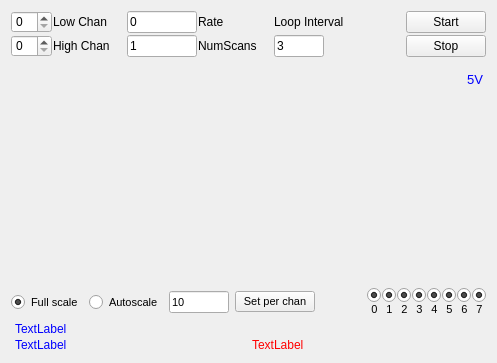
<?xml version="1.0" encoding="UTF-8"?>
<ui version="4.0">
 <class>FormAnalogIn</class>
 <widget class="FormMvDevice" name="FormAnalogIn">
  <property name="geometry">
   <rect>
    <x>0</x>
    <y>0</y>
    <width>497</width>
    <height>363</height>
   </rect>
  </property>
  <property name="font">
   <font>
    <pointsize>10</pointsize>
   </font>
  </property>
  <property name="windowTitle">
   <string>Form</string>
  </property>
  <layout class="QVBoxLayout" name="verticalLayout_11">
   <item>
    <widget class="QFrame" name="fraControl">
     <property name="maximumSize">
      <size>
       <width>16777215</width>
       <height>46</height>
      </size>
     </property>
     <property name="font">
      <font>
       <pointsize>9</pointsize>
      </font>
     </property>
     <property name="frameShape">
      <enum>QFrame::NoFrame</enum>
     </property>
     <property name="frameShadow">
      <enum>QFrame::Raised</enum>
     </property>
     <layout class="QHBoxLayout" name="horizontalLayout_3">
      <property name="spacing">
       <number>1</number>
      </property>
      <property name="leftMargin">
       <number>0</number>
      </property>
      <property name="topMargin">
       <number>0</number>
      </property>
      <property name="rightMargin">
       <number>0</number>
      </property>
      <property name="bottomMargin">
       <number>0</number>
      </property>
      <item>
       <widget class="QFrame" name="fraChanSelect">
        <property name="frameShape">
         <enum>QFrame::NoFrame</enum>
        </property>
        <property name="frameShadow">
         <enum>QFrame::Raised</enum>
        </property>
        <layout class="QVBoxLayout" name="verticalLayout_3">
         <property name="spacing">
          <number>2</number>
         </property>
         <property name="leftMargin">
          <number>0</number>
         </property>
         <property name="topMargin">
          <number>0</number>
         </property>
         <property name="rightMargin">
          <number>0</number>
         </property>
         <property name="bottomMargin">
          <number>0</number>
         </property>
         <item>
          <widget class="QSpinBox" name="spnLowChan"/>
         </item>
         <item>
          <widget class="QSpinBox" name="spnHighChan"/>
         </item>
        </layout>
       </widget>
      </item>
      <item>
       <widget class="QFrame" name="fraChanLabels">
        <property name="frameShape">
         <enum>QFrame::NoFrame</enum>
        </property>
        <property name="frameShadow">
         <enum>QFrame::Raised</enum>
        </property>
        <layout class="QVBoxLayout" name="verticalLayout_2">
         <property name="spacing">
          <number>2</number>
         </property>
         <property name="leftMargin">
          <number>0</number>
         </property>
         <property name="topMargin">
          <number>0</number>
         </property>
         <property name="rightMargin">
          <number>0</number>
         </property>
         <property name="bottomMargin">
          <number>0</number>
         </property>
         <item>
          <widget class="QLabel" name="lblLowChan">
           <property name="text">
            <string>Low Chan</string>
           </property>
          </widget>
         </item>
         <item>
          <widget class="QLabel" name="lblHighChan">
           <property name="frameShape">
            <enum>QFrame::NoFrame</enum>
           </property>
           <property name="text">
            <string>High Chan</string>
           </property>
          </widget>
         </item>
        </layout>
       </widget>
      </item>
      <item>
       <widget class="QFrame" name="fraParams">
        <property name="minimumSize">
         <size>
          <width>86</width>
          <height>0</height>
         </size>
        </property>
        <property name="maximumSize">
         <size>
          <width>86</width>
          <height>16777215</height>
         </size>
        </property>
        <property name="frameShape">
         <enum>QFrame::NoFrame</enum>
        </property>
        <property name="frameShadow">
         <enum>QFrame::Raised</enum>
        </property>
        <layout class="QVBoxLayout" name="verticalLayout_4">
         <property name="spacing">
          <number>2</number>
         </property>
         <property name="leftMargin">
          <number>16</number>
         </property>
         <property name="topMargin">
          <number>0</number>
         </property>
         <property name="rightMargin">
          <number>0</number>
         </property>
         <property name="bottomMargin">
          <number>0</number>
         </property>
         <item>
          <widget class="QLineEdit" name="leRate">
           <property name="sizePolicy">
            <sizepolicy hsizetype="MinimumExpanding" vsizetype="Fixed">
             <horstretch>0</horstretch>
             <verstretch>0</verstretch>
            </sizepolicy>
           </property>
           <property name="minimumSize">
            <size>
             <width>20</width>
             <height>0</height>
            </size>
           </property>
           <property name="text">
            <string>0</string>
           </property>
          </widget>
         </item>
         <item>
          <widget class="QLineEdit" name="leSampsPerChan">
           <property name="sizePolicy">
            <sizepolicy hsizetype="MinimumExpanding" vsizetype="Fixed">
             <horstretch>0</horstretch>
             <verstretch>0</verstretch>
            </sizepolicy>
           </property>
           <property name="minimumSize">
            <size>
             <width>22</width>
             <height>0</height>
            </size>
           </property>
           <property name="text">
            <string>1</string>
           </property>
          </widget>
         </item>
        </layout>
       </widget>
      </item>
      <item>
       <widget class="QFrame" name="fraRateCntLabel">
        <property name="frameShape">
         <enum>QFrame::NoFrame</enum>
        </property>
        <property name="frameShadow">
         <enum>QFrame::Raised</enum>
        </property>
        <layout class="QVBoxLayout" name="verticalLayout_7">
         <property name="spacing">
          <number>2</number>
         </property>
         <property name="leftMargin">
          <number>0</number>
         </property>
         <property name="topMargin">
          <number>0</number>
         </property>
         <property name="rightMargin">
          <number>0</number>
         </property>
         <property name="bottomMargin">
          <number>0</number>
         </property>
         <item>
          <widget class="QLabel" name="lblRate">
           <property name="text">
            <string>Rate</string>
           </property>
          </widget>
         </item>
         <item>
          <widget class="QLabel" name="lblCount">
           <property name="text">
            <string>NumScans</string>
           </property>
          </widget>
         </item>
        </layout>
       </widget>
      </item>
      <item>
       <widget class="QFrame" name="fraLoopInterval">
        <property name="frameShape">
         <enum>QFrame::NoFrame</enum>
        </property>
        <property name="frameShadow">
         <enum>QFrame::Raised</enum>
        </property>
        <layout class="QVBoxLayout" name="verticalLayout_10">
         <property name="spacing">
          <number>2</number>
         </property>
         <property name="leftMargin">
          <number>16</number>
         </property>
         <property name="topMargin">
          <number>0</number>
         </property>
         <property name="rightMargin">
          <number>0</number>
         </property>
         <property name="bottomMargin">
          <number>0</number>
         </property>
         <item>
          <widget class="QLabel" name="lblLoopInterval">
           <property name="text">
            <string>Loop Interval</string>
           </property>
          </widget>
         </item>
         <item>
          <widget class="QLineEdit" name="leLoopInterval">
           <property name="maximumSize">
            <size>
             <width>50</width>
             <height>16777215</height>
            </size>
           </property>
           <property name="text">
            <string>3</string>
           </property>
          </widget>
         </item>
        </layout>
       </widget>
      </item>
      <item>
       <spacer name="horizontalSpacer">
        <property name="orientation">
         <enum>Qt::Horizontal</enum>
        </property>
        <property name="sizeHint" stdset="0">
         <size>
          <width>147</width>
          <height>20</height>
         </size>
        </property>
       </spacer>
      </item>
      <item>
       <widget class="QFrame" name="fraStart">
        <property name="frameShape">
         <enum>QFrame::NoFrame</enum>
        </property>
        <property name="frameShadow">
         <enum>QFrame::Raised</enum>
        </property>
        <layout class="QVBoxLayout" name="verticalLayout_5">
         <property name="spacing">
          <number>2</number>
         </property>
         <property name="leftMargin">
          <number>0</number>
         </property>
         <property name="topMargin">
          <number>0</number>
         </property>
         <property name="rightMargin">
          <number>0</number>
         </property>
         <property name="bottomMargin">
          <number>0</number>
         </property>
         <item>
          <widget class="QPushButton" name="cmdStart">
           <property name="text">
            <string>Start</string>
           </property>
          </widget>
         </item>
         <item>
          <widget class="QPushButton" name="cmdStop">
           <property name="text">
            <string>Stop</string>
           </property>
          </widget>
         </item>
        </layout>
       </widget>
      </item>
     </layout>
    </widget>
   </item>
   <item>
    <widget class="QFrame" name="fraOutput">
     <property name="frameShape">
      <enum>QFrame::NoFrame</enum>
     </property>
     <property name="frameShadow">
      <enum>QFrame::Raised</enum>
     </property>
     <layout class="QHBoxLayout" name="horizontalLayout_7">
      <property name="spacing">
       <number>0</number>
      </property>
      <property name="leftMargin">
       <number>0</number>
      </property>
      <property name="topMargin">
       <number>0</number>
      </property>
      <property name="rightMargin">
       <number>0</number>
      </property>
      <property name="bottomMargin">
       <number>0</number>
      </property>
      <item>
       <widget class="QStackedWidget" name="stackedWidget">
        <property name="currentIndex">
         <number>1</number>
        </property>
        <widget class="QWidget" name="pgText">
         <layout class="QVBoxLayout" name="verticalLayout_6">
          <property name="leftMargin">
           <number>0</number>
          </property>
          <property name="topMargin">
           <number>0</number>
          </property>
          <property name="rightMargin">
           <number>0</number>
          </property>
          <property name="bottomMargin">
           <number>0</number>
          </property>
          <item>
           <widget class="QTextEdit" name="teOutput">
            <property name="font">
             <font>
              <pointsize>9</pointsize>
             </font>
            </property>
            <property name="styleSheet">
             <string notr="true">color:rgb(0, 0, 255)</string>
            </property>
           </widget>
          </item>
         </layout>
        </widget>
        <widget class="QWidget" name="pgPlot">
         <layout class="QVBoxLayout" name="verticalLayout_9" stretch="20">
          <property name="spacing">
           <number>0</number>
          </property>
          <property name="leftMargin">
           <number>0</number>
          </property>
          <property name="topMargin">
           <number>0</number>
          </property>
          <property name="rightMargin">
           <number>0</number>
          </property>
          <property name="bottomMargin">
           <number>0</number>
          </property>
          <item>
           <widget class="QCustomPlot" name="plotOutput" native="true"/>
          </item>
         </layout>
        </widget>
       </widget>
      </item>
      <item>
       <widget class="QFrame" name="fraRange">
        <property name="frameShape">
         <enum>QFrame::NoFrame</enum>
        </property>
        <property name="frameShadow">
         <enum>QFrame::Raised</enum>
        </property>
        <layout class="QVBoxLayout" name="verticalLayout_8">
         <property name="leftMargin">
          <number>1</number>
         </property>
         <property name="rightMargin">
          <number>1</number>
         </property>
         <property name="bottomMargin">
          <number>6</number>
         </property>
         <item>
          <widget class="QLabel" name="lblRange0">
           <property name="styleSheet">
            <string notr="true">color: rgb(0, 0, 255);</string>
           </property>
           <property name="text">
            <string>5V</string>
           </property>
           <property name="alignment">
            <set>Qt::AlignCenter</set>
           </property>
          </widget>
         </item>
         <item>
          <widget class="QLabel" name="lblRange1">
           <property name="styleSheet">
            <string notr="true">color: rgb(255, 0, 0)</string>
           </property>
           <property name="text">
            <string/>
           </property>
           <property name="alignment">
            <set>Qt::AlignCenter</set>
           </property>
          </widget>
         </item>
         <item>
          <widget class="QLabel" name="lblRange2">
           <property name="styleSheet">
            <string notr="true">color: rgb(43, 199, 37);</string>
           </property>
           <property name="text">
            <string/>
           </property>
           <property name="alignment">
            <set>Qt::AlignCenter</set>
           </property>
          </widget>
         </item>
         <item>
          <widget class="QLabel" name="lblRange3">
           <property name="styleSheet">
            <string notr="true">color: rgb(99, 166, 227);</string>
           </property>
           <property name="text">
            <string/>
           </property>
           <property name="alignment">
            <set>Qt::AlignCenter</set>
           </property>
          </widget>
         </item>
         <item>
          <widget class="QLabel" name="lblRange4">
           <property name="styleSheet">
            <string notr="true">color: rgb(115, 120, 165);</string>
           </property>
           <property name="text">
            <string/>
           </property>
           <property name="alignment">
            <set>Qt::AlignCenter</set>
           </property>
          </widget>
         </item>
         <item>
          <widget class="QLabel" name="lblRange5">
           <property name="styleSheet">
            <string notr="true">color: rgb(240, 44, 167);</string>
           </property>
           <property name="text">
            <string/>
           </property>
           <property name="alignment">
            <set>Qt::AlignCenter</set>
           </property>
          </widget>
         </item>
         <item>
          <widget class="QLabel" name="lblRange6">
           <property name="styleSheet">
            <string notr="true">color: rgb(136, 138, 133);</string>
           </property>
           <property name="text">
            <string/>
           </property>
           <property name="alignment">
            <set>Qt::AlignCenter</set>
           </property>
          </widget>
         </item>
         <item>
          <widget class="QLabel" name="lblRange7">
           <property name="styleSheet">
            <string notr="true"/>
           </property>
           <property name="text">
            <string/>
           </property>
           <property name="alignment">
            <set>Qt::AlignCenter</set>
           </property>
          </widget>
         </item>
         <item>
          <spacer name="verticalSpacer">
           <property name="orientation">
            <enum>Qt::Vertical</enum>
           </property>
           <property name="sizeHint" stdset="0">
            <size>
             <width>20</width>
             <height>18</height>
            </size>
           </property>
          </spacer>
         </item>
        </layout>
       </widget>
      </item>
     </layout>
    </widget>
   </item>
   <item>
    <widget class="QFrame" name="fraPlotCtl">
     <property name="font">
      <font>
       <pointsize>8</pointsize>
      </font>
     </property>
     <property name="frameShape">
      <enum>QFrame::NoFrame</enum>
     </property>
     <property name="frameShadow">
      <enum>QFrame::Raised</enum>
     </property>
     <layout class="QHBoxLayout" name="horizontalLayout_6">
      <property name="leftMargin">
       <number>0</number>
      </property>
      <property name="topMargin">
       <number>0</number>
      </property>
      <property name="rightMargin">
       <number>0</number>
      </property>
      <property name="bottomMargin">
       <number>0</number>
      </property>
      <item>
       <widget class="QRadioButton" name="rbFullScale">
        <property name="maximumSize">
         <size>
          <width>16777215</width>
          <height>20</height>
         </size>
        </property>
        <property name="text">
         <string>Full scale</string>
        </property>
        <property name="checked">
         <bool>true</bool>
        </property>
       </widget>
      </item>
      <item>
       <widget class="QRadioButton" name="rbAutoScale">
        <property name="maximumSize">
         <size>
          <width>16777215</width>
          <height>20</height>
         </size>
        </property>
        <property name="text">
         <string>Autoscale</string>
        </property>
       </widget>
      </item>
      <item>
       <widget class="QLineEdit" name="lePerChanDisplayed">
        <property name="minimumSize">
         <size>
          <width>60</width>
          <height>0</height>
         </size>
        </property>
        <property name="maximumSize">
         <size>
          <width>116</width>
          <height>16777215</height>
         </size>
        </property>
        <property name="text">
         <string>10</string>
        </property>
       </widget>
      </item>
      <item>
       <widget class="QPushButton" name="cmdSetPlotX">
        <property name="text">
         <string>Set per chan</string>
        </property>
       </widget>
      </item>
      <item>
       <spacer name="horizontalSpacer_3">
        <property name="orientation">
         <enum>Qt::Horizontal</enum>
        </property>
        <property name="sizeHint" stdset="0">
         <size>
          <width>342</width>
          <height>20</height>
         </size>
        </property>
       </spacer>
      </item>
      <item>
       <widget class="QFrame" name="fraPlotSel">
        <property name="frameShape">
         <enum>QFrame::NoFrame</enum>
        </property>
        <property name="frameShadow">
         <enum>QFrame::Raised</enum>
        </property>
        <layout class="QVBoxLayout" name="verticalLayout_12">
         <property name="spacing">
          <number>0</number>
         </property>
         <property name="leftMargin">
          <number>0</number>
         </property>
         <property name="topMargin">
          <number>0</number>
         </property>
         <property name="rightMargin">
          <number>0</number>
         </property>
         <property name="bottomMargin">
          <number>0</number>
         </property>
         <item>
          <widget class="QFrame" name="fraRadios">
           <property name="frameShape">
            <enum>QFrame::NoFrame</enum>
           </property>
           <property name="frameShadow">
            <enum>QFrame::Raised</enum>
           </property>
           <layout class="QHBoxLayout" name="horizontalLayout_5">
            <property name="spacing">
             <number>1</number>
            </property>
            <property name="leftMargin">
             <number>0</number>
            </property>
            <property name="topMargin">
             <number>0</number>
            </property>
            <property name="rightMargin">
             <number>0</number>
            </property>
            <property name="bottomMargin">
             <number>0</number>
            </property>
            <item>
             <widget class="QRadioButton" name="rbPlot0">
              <property name="maximumSize">
               <size>
                <width>16</width>
                <height>16777215</height>
               </size>
              </property>
              <property name="styleSheet">
               <string notr="true">QRadioButton::indicator:checked {
	image: url(:/plotbuttons/plotselect/radio_checked_0.png);
}
QRadioButton::indicator:unchecked {
	image: url(:/plotbuttons/plotselect/radio_unchecked_0.png);
}
</string>
              </property>
              <property name="text">
               <string/>
              </property>
              <property name="checked">
               <bool>true</bool>
              </property>
              <property name="autoExclusive">
               <bool>false</bool>
              </property>
             </widget>
            </item>
            <item>
             <widget class="QRadioButton" name="rbPlot1">
              <property name="maximumSize">
               <size>
                <width>16</width>
                <height>16777215</height>
               </size>
              </property>
              <property name="styleSheet">
               <string notr="true">QRadioButton::indicator:checked {
	image: url(:/plotbuttons/plotselect/radio_checked_1.png);
}
QRadioButton::indicator:unchecked {
	image: url(:/plotbuttons/plotselect/radio_unchecked_1.png);
}</string>
              </property>
              <property name="text">
               <string/>
              </property>
              <property name="checked">
               <bool>true</bool>
              </property>
              <property name="autoExclusive">
               <bool>false</bool>
              </property>
             </widget>
            </item>
            <item>
             <widget class="QRadioButton" name="rbPlot2">
              <property name="maximumSize">
               <size>
                <width>16</width>
                <height>16777215</height>
               </size>
              </property>
              <property name="styleSheet">
               <string notr="true">QRadioButton::indicator:checked {
	image: url(:/plotbuttons/plotselect/radio_checked_2.png);
}
QRadioButton::indicator:unchecked {
	image: url(:/plotbuttons/plotselect/radio_unchecked_2.png);
}</string>
              </property>
              <property name="text">
               <string/>
              </property>
              <property name="checked">
               <bool>true</bool>
              </property>
              <property name="autoExclusive">
               <bool>false</bool>
              </property>
             </widget>
            </item>
            <item>
             <widget class="QRadioButton" name="rbPlot3">
              <property name="maximumSize">
               <size>
                <width>15</width>
                <height>16777215</height>
               </size>
              </property>
              <property name="styleSheet">
               <string notr="true">QRadioButton::indicator:checked {
	image: url(:/plotbuttons/plotselect/radio_checked_3.png);
}
QRadioButton::indicator:unchecked {
	image: url(:/plotbuttons/plotselect/radio_unchecked_3.png);
}</string>
              </property>
              <property name="text">
               <string/>
              </property>
              <property name="checked">
               <bool>true</bool>
              </property>
              <property name="autoExclusive">
               <bool>false</bool>
              </property>
             </widget>
            </item>
            <item>
             <widget class="QRadioButton" name="rbPlot4">
              <property name="maximumSize">
               <size>
                <width>15</width>
                <height>16777215</height>
               </size>
              </property>
              <property name="styleSheet">
               <string notr="true">QRadioButton::indicator:checked {
	image: url(:/plotbuttons/plotselect/radio_checked_4.png);
}
QRadioButton::indicator:unchecked {
	image: url(:/plotbuttons/plotselect/radio_unchecked_4.png);
}</string>
              </property>
              <property name="text">
               <string/>
              </property>
              <property name="checked">
               <bool>true</bool>
              </property>
              <property name="autoExclusive">
               <bool>false</bool>
              </property>
             </widget>
            </item>
            <item>
             <widget class="QRadioButton" name="rbPlot5">
              <property name="maximumSize">
               <size>
                <width>15</width>
                <height>16777215</height>
               </size>
              </property>
              <property name="styleSheet">
               <string notr="true">QRadioButton::indicator:checked {
	image: url(:/plotbuttons/plotselect/radio_checked_5.png);
}
QRadioButton::indicator:unchecked {
	url(:/plotbuttons/plotselect/radio_unchecked_5.png);
}</string>
              </property>
              <property name="text">
               <string/>
              </property>
              <property name="checked">
               <bool>true</bool>
              </property>
              <property name="autoExclusive">
               <bool>false</bool>
              </property>
             </widget>
            </item>
            <item>
             <widget class="QRadioButton" name="rbPlot6">
              <property name="maximumSize">
               <size>
                <width>16</width>
                <height>16777215</height>
               </size>
              </property>
              <property name="styleSheet">
               <string notr="true">QRadioButton::indicator:checked {
	image: url(:/plotbuttons/plotselect/radio_checked_6.png);
}
QRadioButton::indicator:unchecked {
	image: url(:/plotbuttons/plotselect/radio_unchecked_6.png);
}</string>
              </property>
              <property name="text">
               <string/>
              </property>
              <property name="checked">
               <bool>true</bool>
              </property>
              <property name="autoExclusive">
               <bool>false</bool>
              </property>
             </widget>
            </item>
            <item>
             <widget class="QRadioButton" name="rbPlot7">
              <property name="maximumSize">
               <size>
                <width>16</width>
                <height>16777215</height>
               </size>
              </property>
              <property name="styleSheet">
               <string notr="true">QRadioButton::indicator:checked {
	image: url(:/plotbuttons/plotselect/radio_checked_7.png);
}
QRadioButton::indicator:unchecked {
	image: url(:/plotbuttons/plotselect/radio_unchecked_7.png);
}</string>
              </property>
              <property name="text">
               <string/>
              </property>
              <property name="checked">
               <bool>true</bool>
              </property>
              <property name="autoExclusive">
               <bool>false</bool>
              </property>
             </widget>
            </item>
           </layout>
          </widget>
         </item>
         <item>
          <widget class="QFrame" name="fraRadioNums">
           <property name="frameShape">
            <enum>QFrame::NoFrame</enum>
           </property>
           <property name="frameShadow">
            <enum>QFrame::Raised</enum>
           </property>
           <layout class="QHBoxLayout" name="horizontalLayout_4">
            <property name="spacing">
             <number>2</number>
            </property>
            <property name="leftMargin">
             <number>1</number>
            </property>
            <property name="topMargin">
             <number>0</number>
            </property>
            <property name="rightMargin">
             <number>0</number>
            </property>
            <property name="bottomMargin">
             <number>0</number>
            </property>
            <item>
             <widget class="QLabel" name="lblRb0">
              <property name="text">
               <string>0</string>
              </property>
              <property name="alignment">
               <set>Qt::AlignCenter</set>
              </property>
             </widget>
            </item>
            <item>
             <widget class="QLabel" name="lblRb1">
              <property name="text">
               <string>1</string>
              </property>
              <property name="alignment">
               <set>Qt::AlignCenter</set>
              </property>
             </widget>
            </item>
            <item>
             <widget class="QLabel" name="lblRb2">
              <property name="text">
               <string>2</string>
              </property>
              <property name="alignment">
               <set>Qt::AlignCenter</set>
              </property>
             </widget>
            </item>
            <item>
             <widget class="QLabel" name="lblRb3">
              <property name="text">
               <string>3</string>
              </property>
              <property name="alignment">
               <set>Qt::AlignCenter</set>
              </property>
             </widget>
            </item>
            <item>
             <widget class="QLabel" name="lblRb4">
              <property name="text">
               <string>4</string>
              </property>
              <property name="alignment">
               <set>Qt::AlignCenter</set>
              </property>
             </widget>
            </item>
            <item>
             <widget class="QLabel" name="lblRb5">
              <property name="text">
               <string>5</string>
              </property>
              <property name="alignment">
               <set>Qt::AlignCenter</set>
              </property>
             </widget>
            </item>
            <item>
             <widget class="QLabel" name="lblRb6">
              <property name="text">
               <string>6</string>
              </property>
              <property name="alignment">
               <set>Qt::AlignCenter</set>
              </property>
             </widget>
            </item>
            <item>
             <widget class="QLabel" name="lblRb7">
              <property name="text">
               <string>7</string>
              </property>
              <property name="alignment">
               <set>Qt::AlignCenter</set>
              </property>
             </widget>
            </item>
           </layout>
          </widget>
         </item>
        </layout>
       </widget>
      </item>
     </layout>
    </widget>
   </item>
   <item>
    <widget class="QFrame" name="fraStatus">
     <property name="font">
      <font>
       <pointsize>9</pointsize>
      </font>
     </property>
     <property name="frameShape">
      <enum>QFrame::NoFrame</enum>
     </property>
     <property name="frameShadow">
      <enum>QFrame::Raised</enum>
     </property>
     <layout class="QVBoxLayout" name="verticalLayout">
      <property name="spacing">
       <number>2</number>
      </property>
      <property name="leftMargin">
       <number>2</number>
      </property>
      <property name="topMargin">
       <number>0</number>
      </property>
      <property name="rightMargin">
       <number>2</number>
      </property>
      <property name="bottomMargin">
       <number>0</number>
      </property>
      <item>
       <widget class="QFrame" name="fraTop">
        <property name="frameShape">
         <enum>QFrame::NoFrame</enum>
        </property>
        <property name="frameShadow">
         <enum>QFrame::Raised</enum>
        </property>
        <layout class="QHBoxLayout" name="horizontalLayout">
         <property name="leftMargin">
          <number>2</number>
         </property>
         <property name="topMargin">
          <number>0</number>
         </property>
         <property name="rightMargin">
          <number>2</number>
         </property>
         <property name="bottomMargin">
          <number>0</number>
         </property>
         <item>
          <widget class="QLabel" name="lblFunction">
           <property name="font">
            <font>
             <pointsize>9</pointsize>
            </font>
           </property>
           <property name="styleSheet">
            <string notr="true">color: rgb(0, 0, 255);</string>
           </property>
           <property name="text">
            <string>TextLabel</string>
           </property>
          </widget>
         </item>
        </layout>
       </widget>
      </item>
      <item>
       <widget class="QFrame" name="fraBottom">
        <property name="frameShape">
         <enum>QFrame::NoFrame</enum>
        </property>
        <property name="frameShadow">
         <enum>QFrame::Raised</enum>
        </property>
        <layout class="QHBoxLayout" name="horizontalLayout_2">
         <property name="leftMargin">
          <number>2</number>
         </property>
         <property name="topMargin">
          <number>0</number>
         </property>
         <property name="rightMargin">
          <number>2</number>
         </property>
         <property name="bottomMargin">
          <number>0</number>
         </property>
         <item>
          <widget class="QLabel" name="lblArgs">
           <property name="font">
            <font>
             <pointsize>9</pointsize>
            </font>
           </property>
           <property name="styleSheet">
            <string notr="true">color: rgb(0, 0, 255);</string>
           </property>
           <property name="text">
            <string>TextLabel</string>
           </property>
          </widget>
         </item>
         <item>
          <widget class="QLabel" name="lblError">
           <property name="font">
            <font>
             <pointsize>9</pointsize>
            </font>
           </property>
           <property name="styleSheet">
            <string notr="true">color: rgb(255, 0, 0);</string>
           </property>
           <property name="text">
            <string>TextLabel</string>
           </property>
          </widget>
         </item>
        </layout>
       </widget>
      </item>
     </layout>
    </widget>
   </item>
  </layout>
 </widget>
 <customwidgets>
  <customwidget>
   <class>FormMvDevice</class>
   <extends>QWidget</extends>
   <header>formmvdevice.h</header>
   <container>1</container>
  </customwidget>
  <customwidget>
   <class>QCustomPlot</class>
   <extends>QWidget</extends>
   <header>../qcustomplot.h</header>
   <container>1</container>
  </customwidget>
 </customwidgets>
 <resources/>
 <connections/>
</ui>
